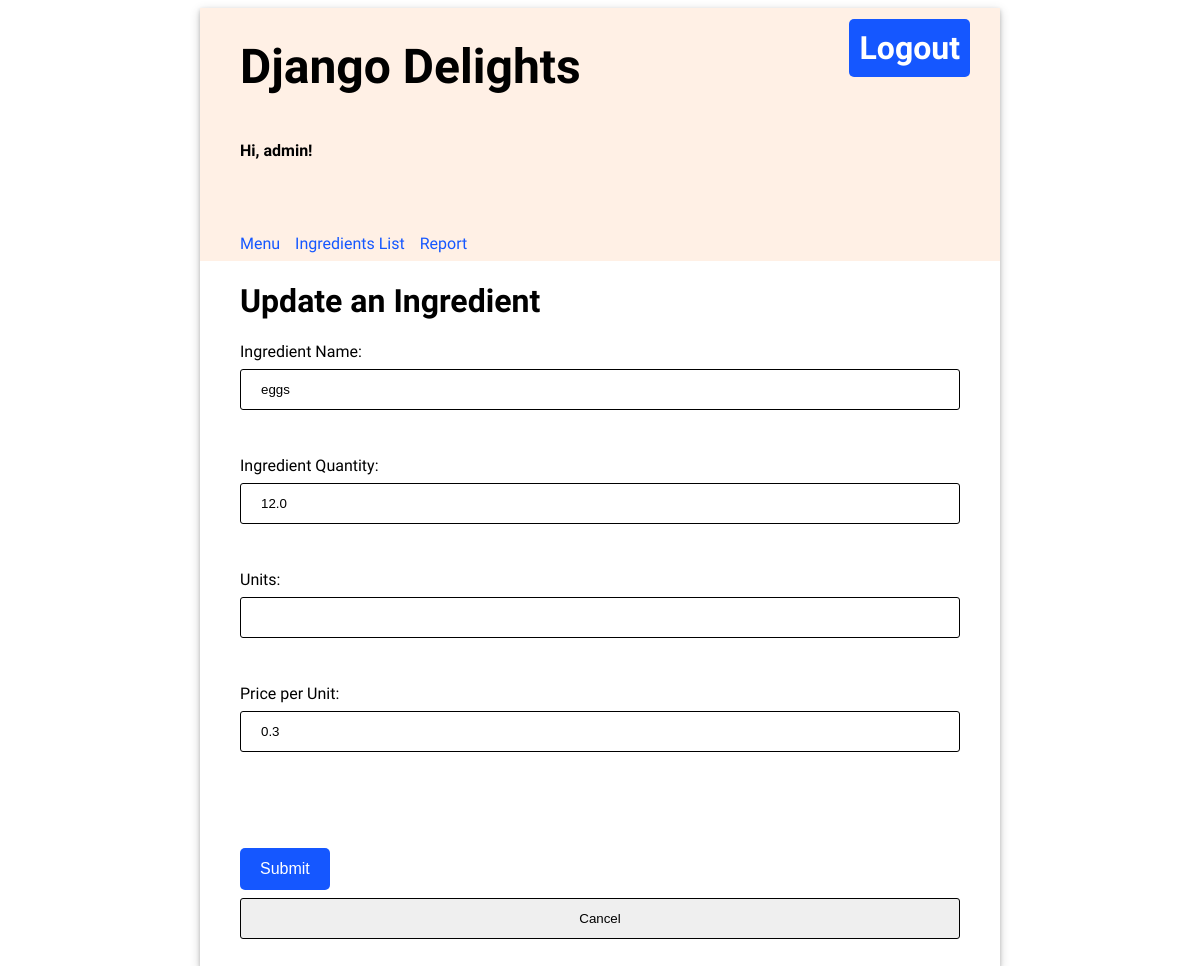
Before: /update/2 (signed in) with the older database file.
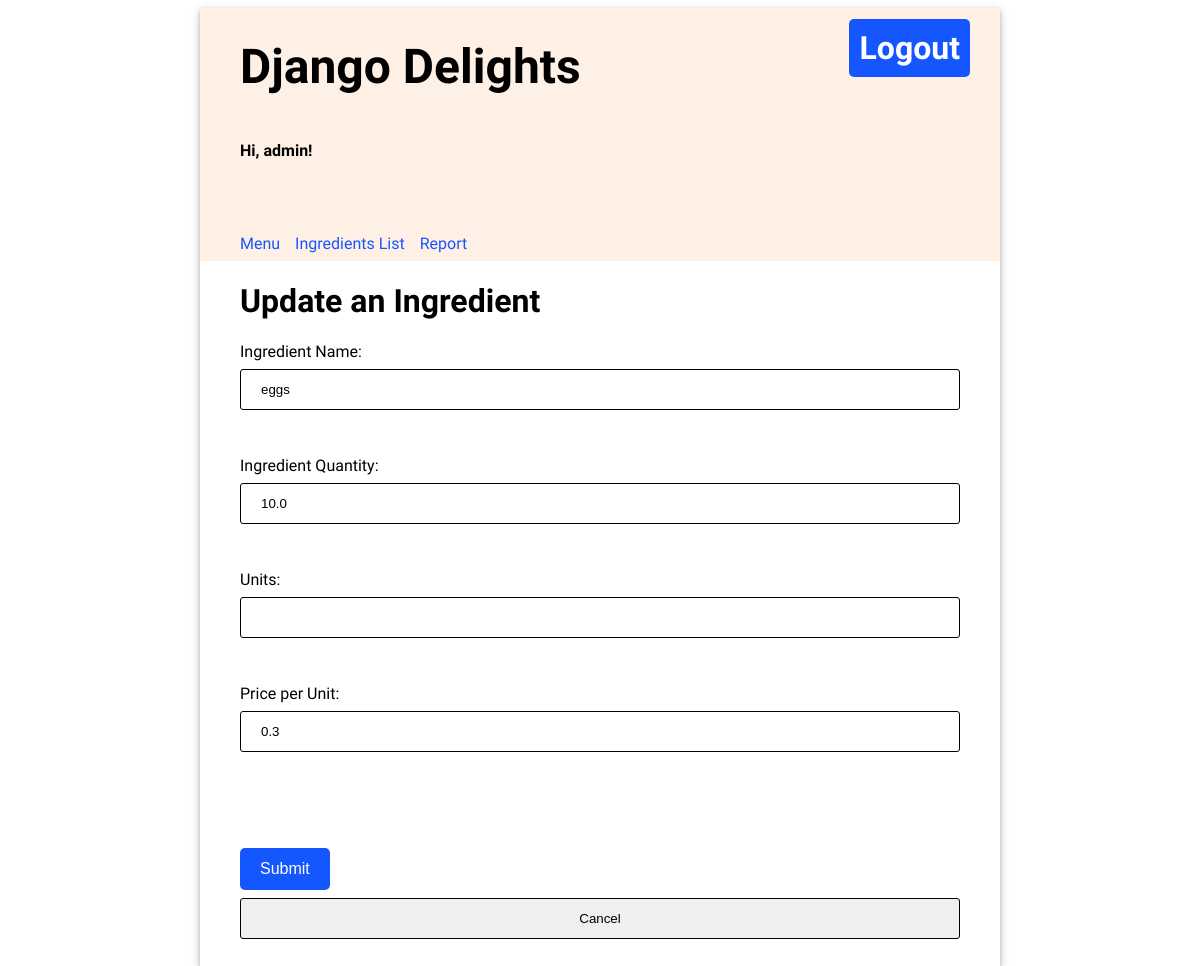
After: the same page with the newer database file.
### inventory/models.py (models this page shows, shortened)
class Ingredient(models.Model):
    name = models.CharField(max_length=100, unique=True)
    quantity = models.FloatField(default=0.0)
    unit = models.CharField(max_length=20)
    unit_price = models.FloatField(default=0.0)
    class Meta:
        ordering = ['quantity']

### inventory/views.py (the view)
# urls.py: path('update/<int:id>', views.update, name='update'),
@login_required
def update(request, id):
    upd_ingredient = Ingredient.objects.get(id=id)
    template = loader.get_template('inventory/ingredient_update.html')
    context = {
        'upd_ingredient': upd_ingredient
        }
    return HttpResponse(template.render(context, request))

### inventory/templates/inventory/ingredient_update.html (shortened to what this page needs)
{% extends 'base.html' %}
{% block content %}
<body>
    <h1>Update an Ingredient</h1>
    <form action="updateingredient/{{ upd_ingredient.id }}" method="POST">
        Ingredient Name:<br>
        <input
        name='name'
        value='{{ upd_ingredient.name }}'
        >
        <br><br>
        Ingredient Quantity:<br>
        <input
        name='quantity'
        value='{{ upd_ingredient.quantity }}'
        >
        <br><br>
        Units:<br>
        <input
        name='units'
        value='{{ upd_ingredient.units }}'
        >
        <br><br>
        Price per Unit:<br>
        <input
        name='unit_price'
        value='{{ upd_ingredient.unit_price }}'
        >
        <br><br>
        <input
        type="submit"
        value="Submit"
        >
        <input
        type="button"
        value="Cancel"
        onclick="location.href='{% url 'table' %}'"
        >
    </form>
</body>
{% endblock %}

Changed rows visible on the page:
changed Ingredient "eggs": quantity "12.0" → "10.0"
